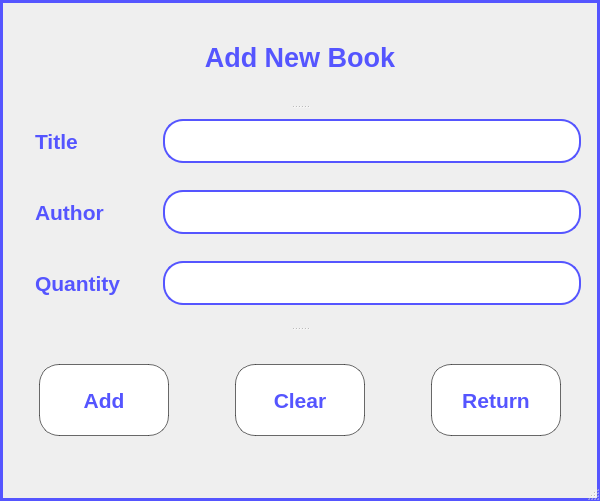
<?xml version="1.0" encoding="UTF-8"?>
<ui version="4.0">
 <class>addNewBook_window</class>
 <widget class="QMainWindow" name="addNewBook_window">
  <property name="geometry">
   <rect>
    <x>0</x>
    <y>0</y>
    <width>600</width>
    <height>501</height>
   </rect>
  </property>
  <property name="windowTitle">
   <string>Add New Book</string>
  </property>
  <property name="styleSheet">
   <string notr="true">QMainWindow {
	border: 3px solid rgb(85, 85, 255);
}</string>
  </property>
  <widget class="QWidget" name="centralwidget">
   <layout class="QVBoxLayout" name="verticalLayout">
    <item>
     <widget class="QSplitter" name="splitter">
      <property name="orientation">
       <enum>Qt::Vertical</enum>
      </property>
      <widget class="QLabel" name="title_label">
       <property name="font">
        <font>
         <family>Arial</family>
         <pointsize>20</pointsize>
         <weight>75</weight>
         <bold>true</bold>
        </font>
       </property>
       <property name="styleSheet">
        <string notr="true">QLabel {
	color: rgb(85, 85, 255);

	margin: 30px;
}</string>
       </property>
       <property name="text">
        <string>Add New Book</string>
       </property>
       <property name="alignment">
        <set>Qt::AlignCenter</set>
       </property>
      </widget>
      <widget class="QWidget" name="layoutWidget">
       <layout class="QFormLayout" name="formLayout">
        <item row="0" column="0">
         <widget class="QLabel" name="bookTitle_label">
          <property name="font">
           <font>
            <family>Arial</family>
            <pointsize>16</pointsize>
            <weight>75</weight>
            <bold>true</bold>
           </font>
          </property>
          <property name="styleSheet">
           <string notr="true">QLabel {
	color: rgb(85, 85, 255);
	
	padding: 10px;
	margin: 10px;
}</string>
          </property>
          <property name="text">
           <string>Title</string>
          </property>
         </widget>
        </item>
        <item row="0" column="1">
         <widget class="QLineEdit" name="bookTitle_lineEdit">
          <property name="font">
           <font>
            <family>Arial</family>
            <pointsize>11</pointsize>
           </font>
          </property>
          <property name="styleSheet">
           <string notr="true">QLineEdit {
	color: rgb(85, 85, 255);

	margin: 10px;
	padding: 10px;
	
	border: 2px solid rgb(85, 85, 255);
    border-radius: 20px;
}</string>
          </property>
          <property name="text">
           <string/>
          </property>
          <property name="maxLength">
           <number>100</number>
          </property>
         </widget>
        </item>
        <item row="1" column="0">
         <widget class="QLabel" name="bookAuthor_label">
          <property name="font">
           <font>
            <family>Arial</family>
            <pointsize>16</pointsize>
            <weight>75</weight>
            <bold>true</bold>
           </font>
          </property>
          <property name="styleSheet">
           <string notr="true">QLabel {
	color: rgb(85, 85, 255);
	
	padding: 10px;
	margin: 10px;
}</string>
          </property>
          <property name="text">
           <string>Author</string>
          </property>
         </widget>
        </item>
        <item row="1" column="1">
         <widget class="QLineEdit" name="bookAuthor_lineEdit">
          <property name="font">
           <font>
            <family>Arial</family>
            <pointsize>11</pointsize>
           </font>
          </property>
          <property name="styleSheet">
           <string notr="true">QLineEdit {
	color: rgb(85, 85, 255);

	margin: 10px;
	padding: 10px;
	
	border: 2px solid rgb(85, 85, 255);
    border-radius: 20px;
}</string>
          </property>
          <property name="text">
           <string/>
          </property>
          <property name="maxLength">
           <number>50</number>
          </property>
         </widget>
        </item>
        <item row="2" column="0">
         <widget class="QLabel" name="bookQuantity_label">
          <property name="font">
           <font>
            <family>Arial</family>
            <pointsize>16</pointsize>
            <weight>75</weight>
            <bold>true</bold>
           </font>
          </property>
          <property name="styleSheet">
           <string notr="true">QLabel {
	color: rgb(85, 85, 255);
	
	padding: 10px;
	margin: 10px;
}</string>
          </property>
          <property name="text">
           <string>Quantity</string>
          </property>
         </widget>
        </item>
        <item row="2" column="1">
         <widget class="QLineEdit" name="bookQuantity_lineEdit">
          <property name="font">
           <font>
            <family>Arial</family>
            <pointsize>11</pointsize>
           </font>
          </property>
          <property name="styleSheet">
           <string notr="true">QLineEdit {
	color: rgb(85, 85, 255);

	margin: 10px;
	padding: 10px;
	
	border: 2px solid rgb(85, 85, 255);
    border-radius: 20px;
}</string>
          </property>
          <property name="text">
           <string/>
          </property>
          <property name="maxLength">
           <number>12</number>
          </property>
         </widget>
        </item>
       </layout>
      </widget>
      <widget class="QWidget" name="layoutWidget">
       <layout class="QHBoxLayout" name="horizontalLayout">
        <item>
         <widget class="QPushButton" name="addNewBook_pushButton">
          <property name="font">
           <font>
            <family>Arial</family>
            <pointsize>16</pointsize>
            <weight>75</weight>
            <bold>true</bold>
           </font>
          </property>
          <property name="styleSheet">
           <string notr="true">QPushButton {
	background-color: rgb(255, 255, 255);
	color: rgb(85, 85, 255);

	border: 1px solid rgba(0, 0, 0, 148);
	border-radius: 20px;

	height: 70px;

	margin: 30px;
}

QPushButton:hover {
	background-color: rgb(85, 85, 255);
	color: rgb(255, 255, 255);
	
	border: 2px solid rgb(255, 255, 255);
}

QPushButton:pressed {
	background-color: rgb(255, 255, 255);
	color: rgb(85, 85, 255);

	border: 1px solid rgba(0, 0, 0, 148);
	border-radius: 20px;
}</string>
          </property>
          <property name="text">
           <string>Add</string>
          </property>
         </widget>
        </item>
        <item>
         <widget class="QPushButton" name="clearInput_pushButton">
          <property name="font">
           <font>
            <family>Arial</family>
            <pointsize>16</pointsize>
            <weight>75</weight>
            <bold>true</bold>
           </font>
          </property>
          <property name="styleSheet">
           <string notr="true">QPushButton {
	background-color: rgb(255, 255, 255);
	color: rgb(85, 85, 255);

	border: 1px solid rgba(0, 0, 0, 148);
	border-radius: 20px;

	height: 70px;

	margin: 30px;
}

QPushButton:hover {
	background-color: rgb(85, 85, 255);
	color: rgb(255, 255, 255);
	
	border: 2px solid rgb(255, 255, 255);
}

QPushButton:pressed {
	background-color: rgb(255, 255, 255);
	color: rgb(85, 85, 255);

	border: 1px solid rgba(0, 0, 0, 148);
	border-radius: 20px;
}</string>
          </property>
          <property name="text">
           <string>Clear</string>
          </property>
         </widget>
        </item>
        <item>
         <widget class="QPushButton" name="returnMainWindow_pushButton">
          <property name="font">
           <font>
            <family>Arial</family>
            <pointsize>16</pointsize>
            <weight>75</weight>
            <bold>true</bold>
           </font>
          </property>
          <property name="styleSheet">
           <string notr="true">QPushButton {
	background-color: rgb(255, 255, 255);
	color: rgb(85, 85, 255);

	border: 1px solid rgba(0, 0, 0, 148);
	border-radius: 20px;

	height: 70px;

	margin: 30px;
}

QPushButton:hover {
	background-color: rgb(85, 85, 255);
	color: rgb(255, 255, 255);
	
	border: 2px solid rgb(255, 255, 255);
}

QPushButton:pressed {
	background-color: rgb(255, 255, 255);
	color: rgb(85, 85, 255);

	border: 1px solid rgba(0, 0, 0, 148);
	border-radius: 20px;
}</string>
          </property>
          <property name="text">
           <string>Return</string>
          </property>
         </widget>
        </item>
       </layout>
      </widget>
     </widget>
    </item>
   </layout>
  </widget>
  <widget class="QMenuBar" name="menubar">
   <property name="geometry">
    <rect>
     <x>0</x>
     <y>0</y>
     <width>600</width>
     <height>21</height>
    </rect>
   </property>
  </widget>
  <widget class="QStatusBar" name="statusbar"/>
 </widget>
 <resources/>
 <connections/>
</ui>
